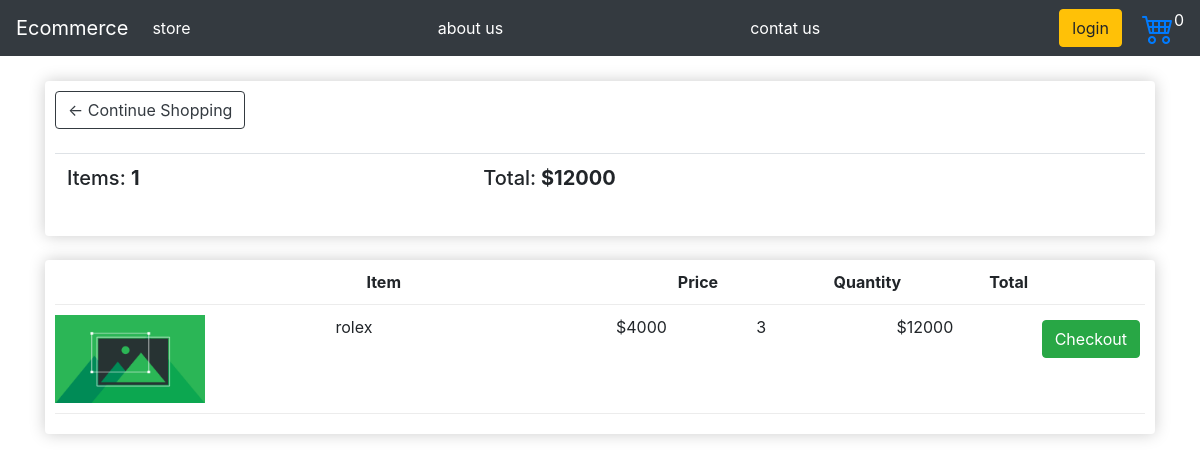
Page /cart/ on the committed database.
### store/models.py (models this page shows, shortened)
class CartProduct(models.Model):
    cart = models.ForeignKey(Cart,on_delete=models.CASCADE)
    product = models.ForeignKey(Product,on_delete=models.CASCADE)
    rate = models.PositiveIntegerField()
    quantity = models.PositiveIntegerField()
    total = models.PositiveIntegerField()

class Product(models.Model):
    title = models.CharField(max_length=200)
    slug = models.SlugField(unique=True)
    category = models.ForeignKey(Category,on_delete=models.CASCADE)
    image = models.ImageField(upload_to='products/',max_length=200,default=None)
    marked_price = models.PositiveIntegerField()
    selling_price = models.PositiveIntegerField()
    description = models.TextField()
    warrenty = models.CharField(max_length=100,default="NO")
    return_policy = models.CharField(max_length=200)
    view_count = models.PositiveIntegerField(default=0)
    def __str__(self):
        return  self.title

### store/views.py (the view)
# urls.py: path('cart/',cart,name='cart'),
def cart(request):
    result = CartProduct.objects.all()
    counting = CartProduct.objects.count()
    total_sum = CartProduct.objects.aggregate(total_sum=Sum('total'))['total_sum']
    context = {
        'result':result,
        'counting':counting,
        'total_amount':total_sum
    }
    return render(request,'store/cart.html',context)

### store/templates/store/cart.html (shortened to what this page needs)
{% extends 'store/base.html' %}
{% load static %}
{% block content %}
{% for result in result %}
<div class="row">
	<div class="col-lg-12">
		<div class="box-element">
            <a  class="btn btn-outline-dark" href="{% url 'store' %}">&#x2190; Continue Shopping</a>
            <br>
            <br>
            <table class="table">
                <tr>
                    <th><h5>Items: <strong>{{counting}}</strong></h5></th>
                    <th><h5>Total:<strong> ${{total_amount}}</strong></h5></th>
                </tr>
            </table>
        </div>
		<br>
        <div class="box-element">
            <div class="cart-row">
                <div style="flex:2"></div>
                <div style="flex:2"><strong>Item</strong></div>
                <div style="flex:1"><strong>Price</strong></div>
                <div style="flex:1"><strong>Quantity</strong></div>
                <div style="flex:1"><strong>Total</strong></div>
            </div>
            <div class="cart-row">
                <div style="flex:2"><img class="row-image" src="{% static 'image/img.png' %}"></div>
                <div style="flex:2"><p>{{result.product}}</p></div>
                <div style="flex:1"><p>${{result.rate}}</p></div>
                <div style="flex:1"><p>{{result.quantity}}</p></div>
                <div style="flex:1"><p>${{result.total}}</p></div>
                <div>
                    <a  style="float:right; margin:5px;" class="btn btn-success" href="{% url 'checkout' %}">Checkout</a>
                </div>
            </div>
	</div>
</div>
{% endfor %}
{% endblock content %}

### static/css/main.css (style rules this page uses)
body { font-family: sans-serif; margin: 0; padding: 0; display: flex; flex-direction: column; min-height: 100vh; }
.box-element { box-shadow:hsl(0, 0%, 80%) 0 0 16px; background-color: #fff; border-radius: 4px; padding: 10px; }
.col-lg-12 { margin-top: 10px; }
.cart-row { display: flex; align-items: flex-stretch; padding-bottom: 10px; margin-bottom: 10px; border-bottom: 1px solid #ececec; }
.row-image { width: 150px; }
.row { display: flex; flex-wrap: wrap; }
h5 strong { font-weight: bold; }

### rows in the picture
CartProduct: counting "1", total "12000", product "rolex", rate "4000", quantity "3"
